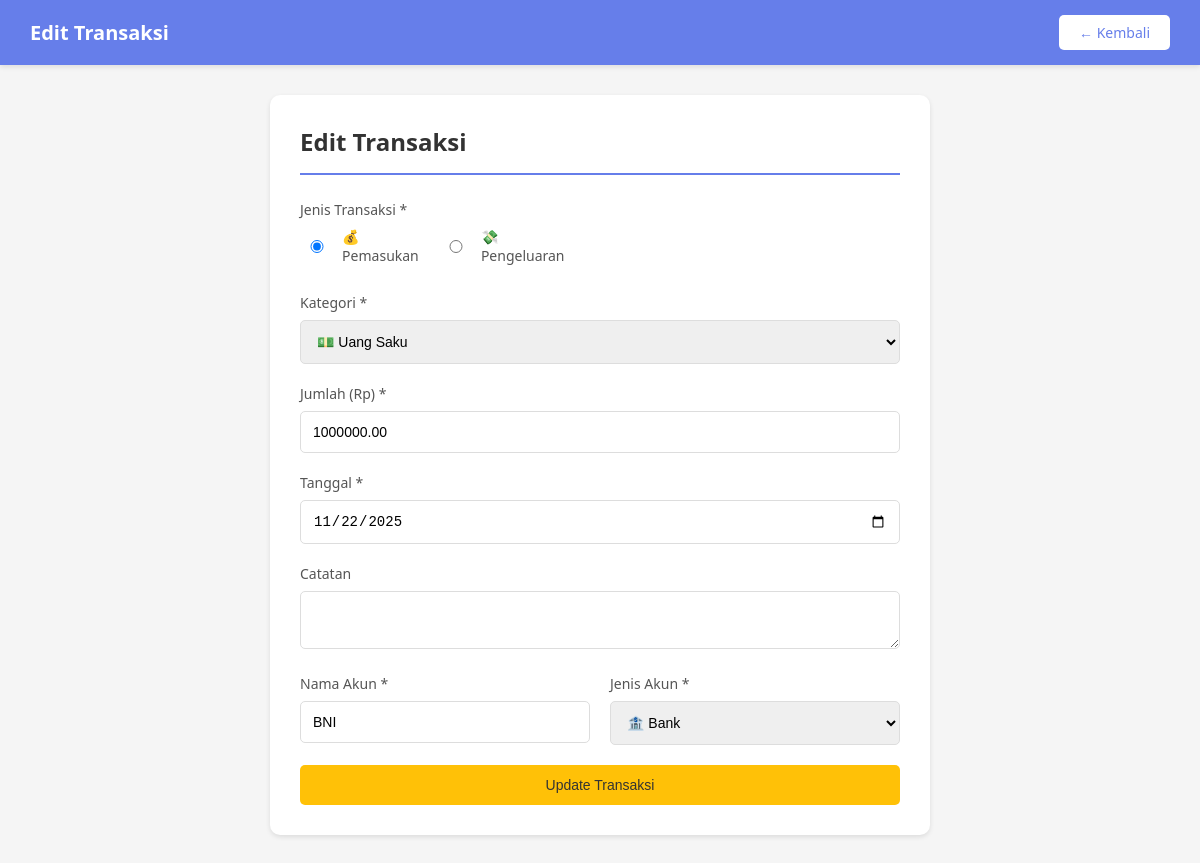
/edit_transaksi.php?id=7 (signed in), run on the app's committed database.
### tables this page shows
CREATE TABLE `transaksi` (
  `id_transaksi` int(11) NOT NULL,
  `id_pengguna` int(11) NOT NULL,
  `id_kategori` int(11) NOT NULL,
  `jumlah` decimal(14,2) NOT NULL,
  `jenis_transaksi` enum('pengeluaran','pemasukan') NOT NULL,
  `tanggal_transaksi` date NOT NULL,
  `catatan` varchar(255) DEFAULT NULL,
  `nama_akun` varchar(80) DEFAULT 'Tunai',
  `jenis_akun` enum('tunai','bank','ewallet') DEFAULT 'tunai',
  `id_target` int(11) DEFAULT NULL,
  `dibuat_pada` timestamp NOT NULL DEFAULT current_timestamp()
);

CREATE TABLE `kategori` (
  `id_kategori` int(11) NOT NULL,
  `nama` varchar(80) NOT NULL,
  `jenis` enum('pengeluaran','pemasukan') NOT NULL DEFAULT 'pengeluaran',
  `warna` varchar(7) DEFAULT '#667eea',
  `ikon` varchar(10) DEFAULT '?',
  `dibuat_pada` timestamp NOT NULL DEFAULT current_timestamp()
);

### edit_transaksi.php (the view, shortened to what this page needs)
<?php
require_once 'config.php';
$user_id = $_SESSION['user_id'];
$id_transaksi = intval($_GET['id']);
$sql_transaksi = "SELECT * FROM transaksi WHERE id_transaksi = $id_transaksi AND id_pengguna = $user_id";
$result = mysqli_query($conn, $sql_transaksi);
$transaksi = mysqli_fetch_assoc($result);
$sql_kategori = "SELECT * FROM kategori ORDER BY jenis, nama";
$kategori = mysqli_query($conn, $sql_kategori);
?>
<!DOCTYPE html>
<html lang="id">
<head>
</head>
<body>
    <div class="navbar">
        <h1>Edit Transaksi</h1>
        <a href="dashboard.php" class="btn-back">← Kembali</a>
    </div>
    <div class="container">
        <div class="form-container">
            <h2>Edit Transaksi</h2>
            <form method="POST" action="">
                <div class="form-group">
                    <label>Jenis Transaksi *</label>
                    <div class="radio-group">
                        <label>
                            <input type="radio" name="jenis_transaksi" value="pemasukan"
                                   <?php echo $transaksi['jenis_transaksi'] == 'pemasukan' ? 'checked' : ''; ?>>
                            💰 Pemasukan
                        </label>
                        <label>
                            <input type="radio" name="jenis_transaksi" value="pengeluaran"
                                   <?php echo $transaksi['jenis_transaksi'] == 'pengeluaran' ? 'checked' : ''; ?>>
                            💸 Pengeluaran
                        </label>
                    </div>
                </div>
                <div class="form-group">
                    <label>Kategori *</label>
                    <select name="id_kategori" required>
                        <?php
                        $current_jenis = '';
                        while ($k = mysqli_fetch_assoc($kategori)):
                            if ($current_jenis !== $k['jenis']) {
                                echo '<optgroup label="' . ucfirst($k['jenis']) . '">';
                                $current_jenis = $k['jenis'];
                            }
                        ?>
                            <option value="<?php echo $k['id_kategori']; ?>"
                                    <?php echo $transaksi['id_kategori'] == $k['id_kategori'] ? 'selected' : ''; ?>>
                                <?php echo $k['ikon'] . ' ' . $k['nama']; ?>
                            </option>
                        <?php endwhile; ?>
                        </optgroup>
                    </select>
                </div>
                <div class="form-group">
                    <label>Jumlah (Rp) *</label>
                    <input type="number" name="jumlah" required min="0" step="1000"
                           value="<?php echo $transaksi['jumlah']; ?>">
                </div>
                <div class="form-group">
                    <label>Tanggal *</label>
                    <input type="date" name="tanggal_transaksi" required
                           value="<?php echo $transaksi['tanggal_transaksi']; ?>">
                </div>
                <div class="form-group">
                    <label>Catatan</label>
                    <textarea name="catatan" rows="2"><?php echo $transaksi['catatan']; ?></textarea>
                </div>
                <div class="form-row">
                    <div class="form-group">
                        <label>Nama Akun *</label>
                        <input type="text" name="nama_akun" required
                               value="<?php echo $transaksi['nama_akun']; ?>">
                    </div>
                    <div class="form-group">
                        <label>Jenis Akun *</label>
                        <select name="jenis_akun" required>
                            <option value="bank" <?php echo $transaksi['jenis_akun'] == 'bank' ? 'selected' : ''; ?>>🏦 Bank</option>
                        </select>
                    </div>
                </div>
                <button type="submit" name="update" class="btn btn-warning">
                    Update Transaksi
                </button>
            </form>
        </div>
    </div>
</body>
</html>

### edit_transaksi.php (style rules this page uses)
* { margin: 0; padding: 0; box-sizing: border-box; }
body { font-family: 'Segoe UI', Tahoma, Geneva, Verdana, sans-serif; background: #f5f5f5; }
.navbar { background: #667eea; color: white; padding: 15px 30px; display: flex; justify-content: space-between; align-items: center; box-shadow: 0 2px 5px rgba(0,0,0,0.1); }
.navbar h1 { font-size: 20px; }
.btn-back { background: white; color: #667eea; padding: 8px 20px; border-radius: 5px; text-decoration: none; font-size: 14px; }
.container { max-width: 700px; margin: 30px auto; padding: 0 20px; }
.form-container { background: white; padding: 30px; border-radius: 10px; box-shadow: 0 2px 5px rgba(0,0,0,0.1); }
h2 { color: #333; margin-bottom: 25px; padding-bottom: 15px; border-bottom: 2px solid #667eea; }
.form-group { margin-bottom: 20px; }
label { display: block; color: #555; margin-bottom: 8px; font-size: 14px; font-weight: 500; }
input, select, textarea { width: 100%; padding: 12px; border: 1px solid #ddd; border-radius: 5px; font-size: 14px; }
.form-row { display: grid; grid-template-columns: 1fr 1fr; gap: 20px; }
.btn { padding: 12px 30px; border-radius: 5px; font-size: 14px; cursor: pointer; border: none; text-decoration: none; display: inline-block; }
.btn-warning { background: #ffc107; color: #333; width: 100%; }
.radio-group { display: flex; gap: 20px; }
.radio-group label { display: flex; align-items: center; gap: 8px; cursor: pointer; }

### data on the page
transaksi: jenis_transaksi "☑ 💰 Pemasukan", jenis_transaksi "☐ 💸 Pengeluaran", id_kategori "💵 Uang Saku", jumlah "1000000.00", tanggal_transaksi "11/22/2025", nama_akun "BNI", jenis_akun "🏦 Bank"
